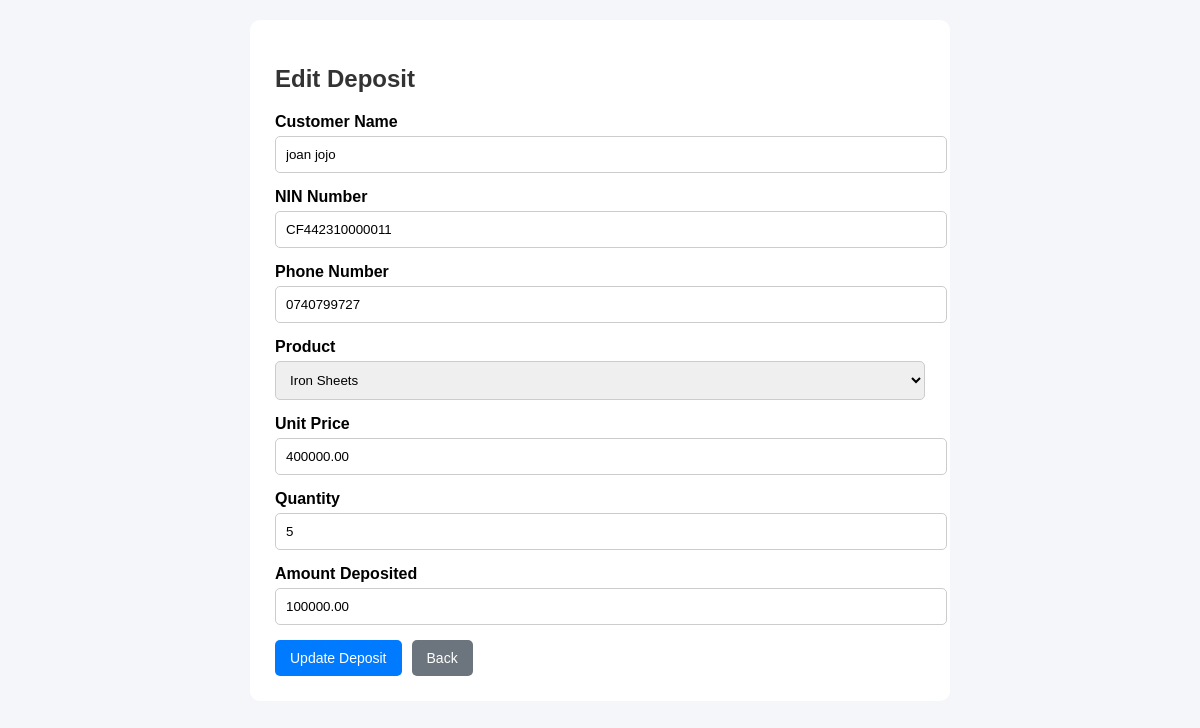
/deposit-schemes/edit/2/ (signed in), run on the app's committed database.
### nyondo_app/models.py (models this page shows, shortened)
class DepositScheme(models.Model):
    customer_name = models.CharField(max_length=100)
    nin_number = models.CharField(max_length=20, unique=True)
    phone_number = models.CharField(
        max_length=15,
        validators=[
            RegexValidator(
                r'^(?:\+256|0)[0-9]{9}$',
                "Enter a valid Ugandan phone number."
            )
        ]
    )
    PRODUCT_CHOICES = [
        ("Cement", "Cement"),
        ("Iron Sheets", "Iron Sheets"),
        ("Iron Bars", "Iron Bars"),
    ]
    product_name = models.CharField(max_length=50, choices=PRODUCT_CHOICES)
    unit_price = models.DecimalField(max_digits=12, decimal_places=2, validators=[MinValueValidator(0)])
    quantity = models.PositiveIntegerField(default=1)
    amount_deposited = models.DecimalField(max_digits=12, decimal_places=2, default=0)
    registration_date = models.DateTimeField(auto_now_add=True)
    updated_at = models.DateTimeField(auto_now=True)

### nyondo_app/views.py (the view, shortened to what this page needs)
# urls.py: path("deposit-schemes/edit/<int:pk>/", views.edit_deposit, name="edit_deposit"),
@login_required
def edit_deposit(request, pk):
    deposit = get_object_or_404(DepositScheme, pk=pk)
    form = DepositSchemeForm(request.POST or None, instance=deposit)
    return render(
        request,
        "nyondo/edit_deposit.html",
        {
            "form": form,
            "deposit": deposit
        }
    )

### nyondo_app/forms.py (shortened to what this page needs)
class DepositSchemeForm(forms.ModelForm):
    class Meta:
        model = DepositScheme
        fields = [
            "customer_name",
            "nin_number",
            "phone_number",
            "product_name",
            "unit_price",
            "quantity",
            "amount_deposited",
        ]
        widgets = {
            "customer_name": forms.TextInput(attrs={"placeholder": "Full name"}),
            "nin_number": forms.TextInput(attrs={"placeholder": "National ID"}),
            "phone_number": forms.TextInput(attrs={"placeholder": "Phone number"}),
            "product_name": forms.Select(),
            "unit_price": forms.NumberInput(attrs={"step": "0.01", "min": 0}),
            "quantity": forms.NumberInput(attrs={"min": 1}),
            "amount_deposited": forms.NumberInput(attrs={"step": "0.01", "min": 0}),
        }

### nyondo_app/templates/nyondo/edit_deposit.html (shortened to what this page needs)
<!DOCTYPE html>
<html lang="en">
<head>
</head>
<body>
<div class="container">
    <h2>Edit Deposit</h2>
    <form method="POST">
        <div>
            <label>Customer Name</label>
            {{ form.customer_name }}
        </div>
        <div>
            <label>NIN Number</label>
            {{ form.nin_number }}
        </div>
        <div>
            <label>Phone Number</label>
            {{ form.phone_number }}
        </div>
        <div>
            <label>Product</label>
            {{ form.product_name }}
        </div>
        <div>
            <label>Unit Price</label>
            {{ form.unit_price }}
        </div>
        <div>
            <label>Quantity</label>
            {{ form.quantity }}
        </div>
        <div>
            <label>Amount Deposited</label>
            {{ form.amount_deposited }}
        </div>
        <div class="buttons">
            <button type="submit" class="btn btn-update">
                Update Deposit
            </button>
            <a href="{% url 'deposit_list' %}" class="btn btn-back">
                Back
            </a>
        </div>
    </form>
</div>
</body>
</html>

### nyondo_app/templates/nyondo/edit_deposit.html (style rules this page uses)
body { font-family: Arial, sans-serif; background: #f4f6f9; margin: 0; padding: 20px; }
.container { max-width: 650px; margin: auto; background: white; padding: 25px; border-radius: 10px; }
h2 { margin-bottom: 20px; color: #333; }
form { display: flex; flex-direction: column; gap: 15px; }
label { font-weight: bold; margin-bottom: 5px; display: block; }
input, select { width: 100%; padding: 10px; border: 1px solid #ccc; border-radius: 5px; }
.btn { padding: 10px 15px; border: none; border-radius: 5px; color: white; cursor: pointer; text-decoration: none; font-size: 14px; }
.btn-update { background: #007bff; }
.btn-back { background: #6c757d; }
.buttons { display: flex; gap: 10px; }

### data on the page
DepositScheme: customer_name "joan jojo", nin_number "CF442310000011", phone_number "0740799727", product_name "Iron Sheets", unit_price "400000.00", quantity "5", amount_deposited "100000.00"
